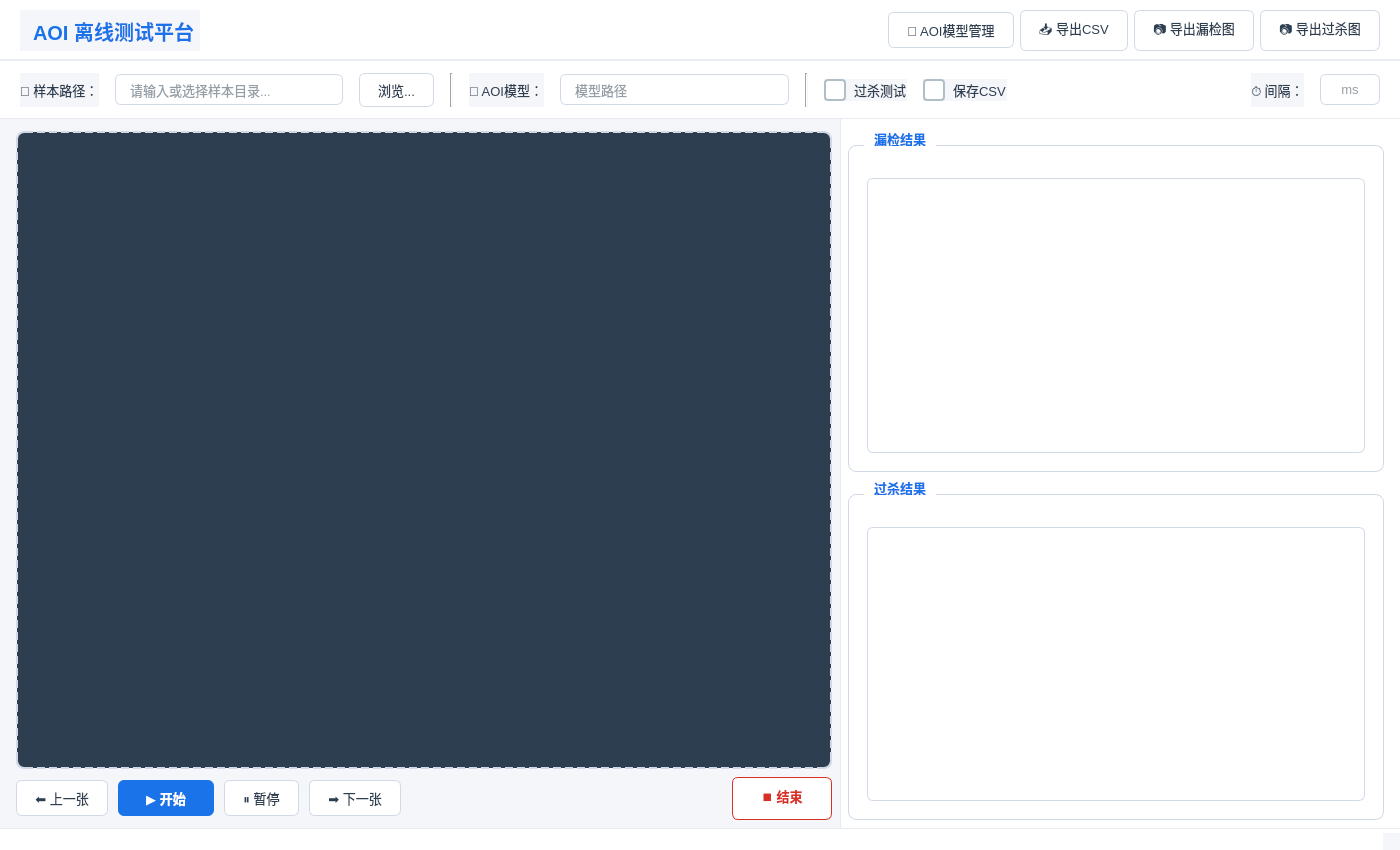
<?xml version="1.0" encoding="UTF-8"?>
<ui version="4.0">
 <class>mainwindow</class>
 <widget class="QMainWindow" name="mainwindow">
  <property name="geometry">
   <rect>
    <x>0</x>
    <y>0</y>
    <width>1400</width>
    <height>850</height>
   </rect>
  </property>
  <property name="minimumSize">
   <size>
    <width>1000</width>
    <height>600</height>
   </size>
  </property>
  <property name="windowTitle">
   <string>AOI 离线测试平台 v1.0</string>
  </property>
  <property name="styleSheet">
   <string notr="true">
/* ===== 全局 ===== */
QMainWindow, QWidget {
    background-color: #f5f6fa;
    font-family: &quot;Microsoft YaHei&quot;, &quot;Segoe UI&quot;, Arial;
    font-size: 13px;
    color: #2c3e50;
}

/* ===== 顶部导航栏 ===== */
QWidget#topBar {
    background-color: #ffffff;
    border-bottom: 2px solid #e8ecf1;
    padding: 0px;
}
QWidget#topBar QLabel#titleLabel {
    font-size: 20px;
    font-weight: bold;
    color: #1a73e8;
    padding-left: 8px;
}

/* ===== 按钮 ===== */
QPushButton {
    background-color: #ffffff;
    border: 1px solid #d1d9e6;
    border-radius: 6px;
    padding: 7px 18px;
    font-size: 13px;
    color: #2c3e50;
    min-height: 18px;
}
QPushButton:hover {
    background-color: #e8f0fe;
    border-color: #1a73e8;
    color: #1a73e8;
}
QPushButton:pressed {
    background-color: #d2e3fc;
}
QPushButton:disabled {
    background-color: #f0f0f0;
    color: #b0b0b0;
    border-color: #e0e0e0;
}

/* 主操作按钮（开始） */
QPushButton#pushButton_3 {
    background-color: #1a73e8;
    color: #ffffff;
    border: none;
    font-weight: bold;
    padding: 8px 28px;
    border-radius: 6px;
}
QPushButton#pushButton_3:hover {
    background-color: #1557b0;
}
QPushButton#pushButton_3:pressed {
    background-color: #0d47a1;
}

/* 危险操作按钮（结束） */
QPushButton#pushButton_7 {
    background-color: #ffffff;
    color: #d93025;
    border: 1px solid #d93025;
    font-weight: bold;
    padding: 8px 28px;
    border-radius: 6px;
}
QPushButton#pushButton_7:hover {
    background-color: #fce8e6;
}

/* ===== 输入框 ===== */
QLineEdit {
    background-color: #ffffff;
    border: 1px solid #d1d9e6;
    border-radius: 6px;
    padding: 6px 12px;
    color: #2c3e50;
    selection-background-color: #1a73e8;
    selection-color: #ffffff;
}
QLineEdit:focus {
    border: 2px solid #1a73e8;
}
QLineEdit:disabled {
    background-color: #f0f0f0;
    color: #999999;
}

/* ===== 分组框 ===== */
QGroupBox {
    font-weight: bold;
    font-size: 13px;
    color: #34495e;
    border: 1px solid #d1d9e6;
    border-radius: 8px;
    margin-top: 14px;
    padding: 14px 12px 12px 12px;
    background-color: #ffffff;
}
QGroupBox::title {
    subcontrol-origin: margin;
    subcontrol-position: top left;
    left: 16px;
    padding: 0 8px;
    color: #1a73e8;
}

/* ===== 表格 ===== */
QTableWidget {
    background-color: #ffffff;
    alternate-background-color: #f5f7fa;
    border: 1px solid #d1d9e6;
    border-radius: 6px;
    gridline-color: #e8ecf1;
    selection-background-color: #d2e3fc;
    selection-color: #1a1a1a;
    font-size: 12px;
}
QTableWidget::item {
    padding: 4px 8px;
}
QHeaderView::section {
    background-color: #f0f3f7;
    padding: 6px 8px;
    border: none;
    border-right: 1px solid #d1d9e6;
    border-bottom: 2px solid #1a73e8;
    font-weight: bold;
    font-size: 12px;
    color: #34495e;
}

/* ===== 复选框 ===== */
QCheckBox {
    spacing: 8px;
    font-size: 13px;
    color: #2c3e50;
}
QCheckBox::indicator {
    width: 18px;
    height: 18px;
    border-radius: 4px;
    border: 2px solid #b0bec5;
    background-color: #ffffff;
}
QCheckBox::indicator:hover {
    border-color: #1a73e8;
}
QCheckBox::indicator:checked {
    background-color: #1a73e8;
    border-color: #1a73e8;
    image: url();
}

/* ===== 标签 ===== */
QLabel#label_imagePreview {
    background-color: #2c3e50;
    border: 2px dashed #d1d9e6;
    border-radius: 8px;
    color: #95a5a6;
    font-size: 14px;
}

/* ===== 状态栏 ===== */
QStatusBar {
    background-color: #ffffff;
    border-top: 1px solid #e8ecf1;
    color: #5f6368;
    font-size: 12px;
}

/* ===== 菜单栏 ===== */
QMenuBar {
    background-color: #ffffff;
    border-bottom: 1px solid #e8ecf1;
    color: #2c3e50;
    font-size: 13px;
}
QMenuBar::item:selected {
    background-color: #e8f0fe;
}
QMenu {
    background-color: #ffffff;
    border: 1px solid #d1d9e6;
    border-radius: 6px;
}
QMenu::item:selected {
    background-color: #e8f0fe;
}
   </string>
  </property>
  <widget class="QWidget" name="centralwidget">
   <layout class="QVBoxLayout" name="mainVBoxLayout" stretch="0,0,1">
    <property name="spacing">
     <number>0</number>
    </property>
    <property name="leftMargin">
     <number>0</number>
    </property>
    <property name="topMargin">
     <number>0</number>
    </property>
    <property name="rightMargin">
     <number>0</number>
    </property>
    <property name="bottomMargin">
     <number>0</number>
    </property>

    <!-- ============ 顶部标题栏 ============ -->
    <item>
     <widget class="QWidget" name="topBar" native="true">
      <property name="minimumSize">
       <size>
        <width>0</width>
        <height>56</height>
       </size>
      </property>
      <layout class="QHBoxLayout" name="topBarLayout">
       <property name="leftMargin">
        <number>20</number>
       </property>
       <property name="topMargin">
        <number>10</number>
       </property>
       <property name="rightMargin">
        <number>20</number>
       </property>
       <property name="bottomMargin">
        <number>10</number>
       </property>
       <item>
        <widget class="QLabel" name="titleLabel">
         <property name="text">
          <string>AOI 离线测试平台</string>
         </property>
        </widget>
       </item>
       <item>
        <spacer name="topBarSpacer">
         <property name="orientation">
          <enum>Qt::Horizontal</enum>
         </property>
         <property name="sizeHint" stdset="0">
          <size>
           <width>40</width>
           <height>20</height>
          </size>
         </property>
        </spacer>
       </item>
       <item>
        <widget class="QPushButton" name="pushButton">
         <property name="text">
          <string>🔧 AOI模型管理</string>
         </property>
        </widget>
       </item>
       <item>
        <widget class="QPushButton" name="pushButton_8">
         <property name="text">
          <string>📥 导出CSV</string>
         </property>
        </widget>
       </item>
       <item>
        <widget class="QPushButton" name="pushButton_9">
         <property name="text">
          <string>📷 导出漏检图</string>
         </property>
        </widget>
       </item>
       <item>
        <widget class="QPushButton" name="pushButton_10">
         <property name="text">
          <string>📷 导出过杀图</string>
         </property>
        </widget>
       </item>
      </layout>
     </widget>
    </item>

    <!-- ============ 配置区域 ============ -->
    <item>
     <widget class="QWidget" name="configArea" native="true">
      <property name="styleSheet">
       <string notr="true">QWidget#configArea {
    background-color: #ffffff;
    border-bottom: 1px solid #e8ecf1;
}</string>
      </property>
      <layout class="QHBoxLayout" name="configHBoxLayout">
       <property name="spacing">
        <number>16</number>
       </property>
       <property name="leftMargin">
        <number>20</number>
       </property>
       <property name="topMargin">
        <number>12</number>
       </property>
       <property name="rightMargin">
        <number>20</number>
       </property>
       <property name="bottomMargin">
        <number>12</number>
       </property>

       <!-- 样本导入 -->
       <item>
        <widget class="QLabel" name="label">
         <property name="text">
          <string>📁 样本路径：</string>
         </property>
        </widget>
       </item>
       <item>
        <widget class="QLineEdit" name="lineEdit">
         <property name="placeholderText">
          <string>请输入或选择样本目录...</string>
         </property>
         <property name="minimumWidth">
          <number>180</number>
         </property>
        </widget>
       </item>
       <item>
        <widget class="QPushButton" name="pushButton_2">
         <property name="text">
          <string>浏览...</string>
         </property>
        </widget>
       </item>

       <!-- 分隔线 -->
       <item>
        <widget class="Line" name="configLine1">
         <property name="orientation">
          <enum>Qt::Vertical</enum>
         </property>
         <property name="styleSheet">
          <string notr="true">color: #d1d9e6;</string>
         </property>
        </widget>
       </item>

       <!-- AOI模型 -->
       <item>
        <widget class="QLabel" name="label_2">
         <property name="text">
          <string>🧠 AOI模型：</string>
         </property>
        </widget>
       </item>
       <item>
        <widget class="QLineEdit" name="lineEdit_3">
         <property name="placeholderText">
          <string>模型路径</string>
         </property>
         <property name="minimumWidth">
          <number>140</number>
         </property>
        </widget>
       </item>

       <!-- 分隔线 -->
       <item>
        <widget class="Line" name="configLine2">
         <property name="orientation">
          <enum>Qt::Vertical</enum>
         </property>
         <property name="styleSheet">
          <string notr="true">color: #d1d9e6;</string>
         </property>
        </widget>
       </item>

       <!-- 测试选项 -->
       <item>
        <widget class="QCheckBox" name="checkBox">
         <property name="text">
          <string>过杀测试</string>
         </property>
        </widget>
       </item>
       <item>
        <widget class="QCheckBox" name="checkBox_2">
         <property name="text">
          <string>保存CSV</string>
         </property>
        </widget>
       </item>

       <!-- 弹性间距 -->
       <item>
        <spacer name="configSpacer">
         <property name="orientation">
          <enum>Qt::Horizontal</enum>
         </property>
         <property name="sizeHint" stdset="0">
          <size>
           <width>40</width>
           <height>20</height>
          </size>
         </property>
        </spacer>
       </item>

       <!-- 间隔时间 -->
       <item>
        <widget class="QLabel" name="label_3">
         <property name="text">
          <string>⏱ 间隔：</string>
         </property>
        </widget>
       </item>
       <item>
        <widget class="QLineEdit" name="lineEdit_5">
         <property name="maximumSize">
          <size>
           <width>60</width>
           <height>16777215</height>
          </size>
         </property>
         <property name="placeholderText">
          <string>ms</string>
         </property>
         <property name="alignment">
          <set>Qt::AlignCenter</set>
         </property>
        </widget>
       </item>
      </layout>
     </widget>
    </item>

    <!-- ============ 主内容区域（左右分栏） ============ -->
    <item>
     <widget class="QWidget" name="contentArea" native="true">
      <layout class="QHBoxLayout" name="contentHBoxLayout" stretch="3,2">
       <property name="spacing">
        <number>0</number>
       </property>
       <property name="leftMargin">
        <number>0</number>
       </property>
       <property name="topMargin">
        <number>0</number>
       </property>
       <property name="rightMargin">
        <number>0</number>
       </property>
       <property name="bottomMargin">
        <number>0</number>
       </property>

       <!-- ====== 左侧：图像预览 ====== -->
       <item>
        <widget class="QWidget" name="leftPanel" native="true">
         <layout class="QVBoxLayout" name="leftPanelLayout">
          <property name="spacing">
           <number>8</number>
          </property>
          <property name="leftMargin">
           <number>16</number>
          </property>
          <property name="topMargin">
           <number>12</number>
          </property>
          <property name="rightMargin">
           <number>8</number>
          </property>
          <property name="bottomMargin">
           <number>8</number>
          </property>

          <item>
           <widget class="QLabel" name="label_imagePreview">
            <property name="text">
             <string/>
            </property>
            <property name="alignment">
             <set>Qt::AlignCenter</set>
            </property>
           </widget>
          </item>

          <!-- 图片导航控制栏 -->
          <item>
           <layout class="QHBoxLayout" name="controlBarLayout">
            <property name="spacing">
             <number>10</number>
            </property>
            <item>
             <widget class="QPushButton" name="pushButton_5">
              <property name="text">
               <string>⬅ 上一张</string>
              </property>
              <property name="minimumWidth">
               <number>90</number>
              </property>
             </widget>
            </item>
            <item>
             <widget class="QPushButton" name="pushButton_3">
              <property name="text">
               <string>▶ 开始</string>
              </property>
              <property name="minimumWidth">
               <number>90</number>
              </property>
             </widget>
            </item>
            <item>
             <widget class="QPushButton" name="pushButton_4">
              <property name="text">
               <string>⏸ 暂停</string>
              </property>
              <property name="minimumWidth">
               <number>90</number>
              </property>
             </widget>
            </item>
            <item>
             <widget class="QPushButton" name="pushButton_6">
              <property name="text">
               <string>➡ 下一张</string>
              </property>
              <property name="minimumWidth">
               <number>90</number>
              </property>
             </widget>
            </item>
            <item>
             <spacer name="controlBarSpacer">
              <property name="orientation">
               <enum>Qt::Horizontal</enum>
              </property>
              <property name="sizeHint" stdset="0">
               <size>
                <width>40</width>
                <height>20</height>
               </size>
              </property>
             </spacer>
            </item>
            <item>
             <widget class="QPushButton" name="pushButton_7">
              <property name="text">
               <string>⏹ 结束</string>
              </property>
              <property name="minimumWidth">
               <number>90</number>
              </property>
             </widget>
            </item>
           </layout>
          </item>

         </layout>
        </widget>
       </item>

       <!-- ====== 右侧：结果面板 ====== -->
       <item>
        <widget class="QWidget" name="rightPanel" native="true">
         <property name="styleSheet">
          <string notr="true">QWidget#rightPanel {
    background-color: #ffffff;
    border-left: 1px solid #e8ecf1;
}</string>
         </property>
         <layout class="QVBoxLayout" name="rightPanelLayout">
          <property name="spacing">
           <number>8</number>
          </property>
          <property name="leftMargin">
           <number>8</number>
          </property>
          <property name="topMargin">
           <number>12</number>
          </property>
          <property name="rightMargin">
           <number>16</number>
          </property>
          <property name="bottomMargin">
           <number>8</number>
          </property>

          <!-- 漏检结果表格 -->
          <item>
           <widget class="QGroupBox" name="groupBox_miss">
            <property name="title">
             <string>漏检结果</string>
            </property>
            <layout class="QVBoxLayout" name="missGroupLayout">
             <property name="spacing">
              <number>0</number>
             </property>
             <property name="leftMargin">
              <number>6</number>
             </property>
             <property name="topMargin">
              <number>18</number>
             </property>
             <property name="rightMargin">
              <number>6</number>
             </property>
             <property name="bottomMargin">
              <number>6</number>
             </property>
             <item>
              <widget class="QTableWidget" name="tableWidget">
               <property name="alternatingRowColors">
                <bool>true</bool>
               </property>
               <property name="selectionBehavior">
                <enum>QAbstractItemView::SelectRows</enum>
               </property>
               <property name="selectionMode">
                <enum>QAbstractItemView::SingleSelection</enum>
               </property>
               <property name="showGrid">
                <bool>true</bool>
               </property>
              </widget>
             </item>
            </layout>
           </widget>
          </item>

          <!-- 过杀结果表格 -->
          <item>
           <widget class="QGroupBox" name="groupBox_overkill">
            <property name="title">
             <string>过杀结果</string>
            </property>
            <layout class="QVBoxLayout" name="overkillGroupLayout">
             <property name="spacing">
              <number>0</number>
             </property>
             <property name="leftMargin">
              <number>6</number>
             </property>
             <property name="topMargin">
              <number>18</number>
             </property>
             <property name="rightMargin">
              <number>6</number>
             </property>
             <property name="bottomMargin">
              <number>6</number>
             </property>
             <item>
              <widget class="QTableWidget" name="tableWidget_2">
               <property name="alternatingRowColors">
                <bool>true</bool>
               </property>
               <property name="selectionBehavior">
                <enum>QAbstractItemView::SelectRows</enum>
               </property>
               <property name="selectionMode">
                <enum>QAbstractItemView::SingleSelection</enum>
               </property>
               <property name="showGrid">
                <bool>true</bool>
               </property>
              </widget>
             </item>
            </layout>
           </widget>
          </item>

         </layout>
        </widget>
       </item>

      </layout>
     </widget>
    </item>

   </layout>
  </widget>
  <widget class="QMenuBar" name="menubar">
   <property name="geometry">
    <rect>
     <x>0</x>
     <y>0</y>
     <width>1400</width>
     <height>23</height>
    </rect>
   </property>
  </widget>
  <widget class="QStatusBar" name="statusbar"/>
 </widget>
 <layoutdefault spacing="6" margin="11"/>
 <resources/>
 <connections/>
</ui>
